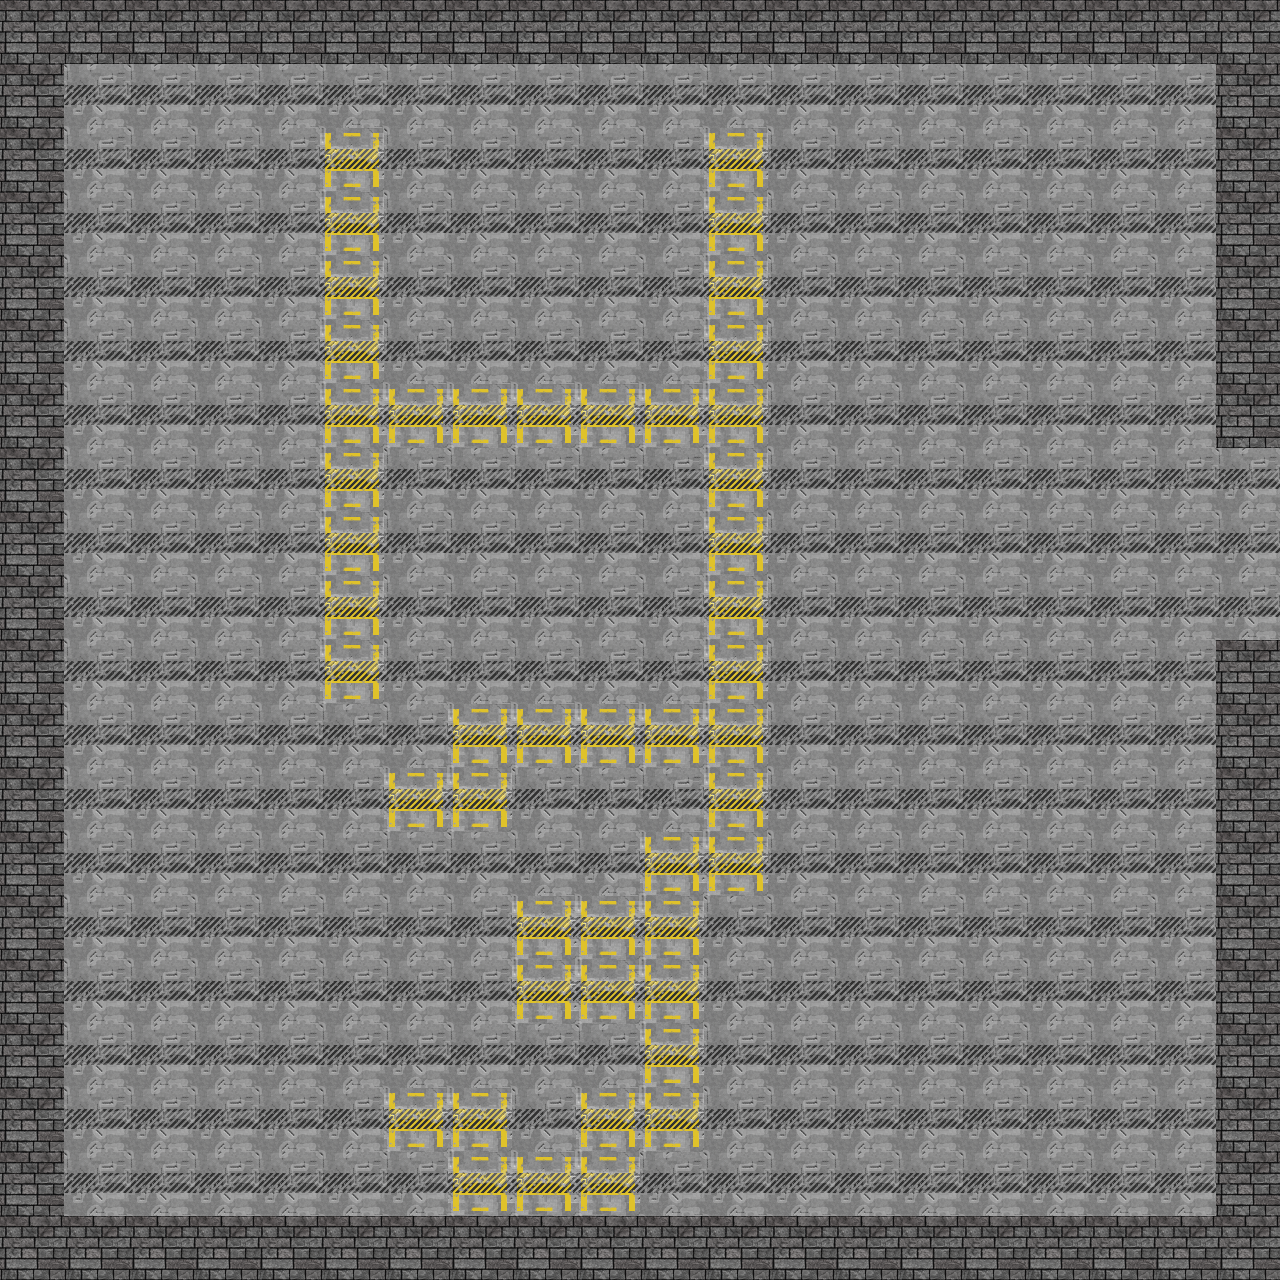

A 2D game scene composited from a Tiled map and its tileset images. What follows is a short description and the map's XML, with each tile layer's data collapsed to a summary:
An orthogonal 20x20 tile map with 64x64 px tiles, 3 tile layers (Background, Dynamic_Obstacles, Walls).

<map version="1.0" orientation="orthogonal" renderorder="right-down" width="20" height="20" tilewidth="64" tileheight="64" nextobjectid="1">
 <tileset firstgid="1" name="64pxTileSet" tilewidth="64" tileheight="64">
  <image source="../64pxTileSet.png" width="1472" height="128" />
 </tileset>
 <layer name="Background" width="20" height="20">
  <data>[400 cells, 400 non-empty, 2 distinct tile ids]</data>
 </layer>
 <layer name="Dynamic_Obstacles" width="20" height="20">
  <data>[400 cells, 0 non-empty, 0 distinct tile ids]</data>
 </layer>
 <layer name="Walls" width="20" height="20">
  <data>[400 cells, 73 non-empty, 1 distinct tile ids]</data>
 </layer>
</map>
